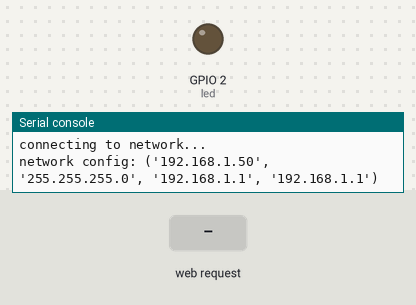
Simulated run of this program. Board: ESP32 board running MicroPython. On the bench: output pins drawn as LEDs (lit = HIGH), the last lines printed to the serial console. Inputs (shaded band) come from the test bench. WiFi joins after 1.5 s.

Above: at 2.7 s.
2.8 s: HTTP request GET /?led=on received
At 3.4 s:
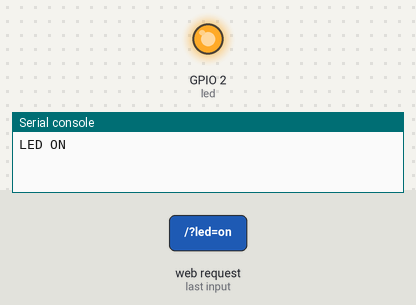
4.3 s: HTTP request GET /?led=off received
At 4.6 s:
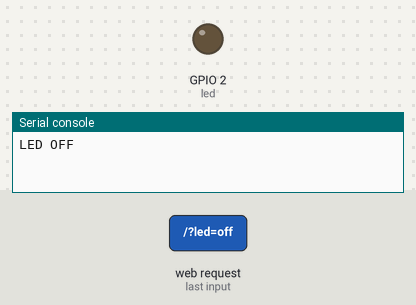
Timing chart, 0 to 7.3 s (numbered marks = the images above; inputs shaded):
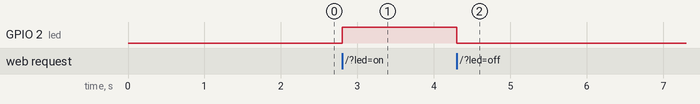

The program:

esp32-station-web-server.py
```python
from machine import Pin
import network
import socket
import gc
gc.collect()

ssid = 'TP-Link_375D'
password = '11862574'

sta = network.WLAN(network.STA_IF)
sta.active(False)
print("WIFI-Station Mode")
if not sta.isconnected():
    print('connecting to network...')
    sta.active(True)
    sta.connect(ssid, password)
    while not sta.isconnected():
        pass
print('network config:', sta.ifconfig())

led = Pin(2, Pin.OUT)

def web_page():
  if led.value() == 1:
    gpio_state="ON"
  else:
    gpio_state="OFF"

  html = """
        <html>
        <head>
          <title>ESP Web Server</title>
          <meta name="viewport" content="width=device-width, initial-scale=1">
          <link rel="icon" href="data:,">
          <style>
            html {
              font-family: Helvetica;
              display: inline-block;
              margin: 0px auto;
              text-align: center;
            }
            h1 {
              color: #0F3376;
              padding: 2vh;
            }
            p {
              font-size: 1.5rem;
            }
            .button {
              display: inline-block;
              background-color: #e7bd3b;
              border: none;
              border-radius: 4px;
              color: white;
              padding: 16px 40px;
              text-decoration: none;
              font-size: 30px;
              margin: 2px;
              cursor: pointer;
            }
            .button2 {
              background-color: #4286f4;
            }
          </style>
        </head>
        <body>
          <h1>ESP Web Server</h1>
          <p>GPIO state: <strong>""" + gpio_state + """</strong></p>
          <p><a href="/?led=on"><button class="button">ON</button></a></p>
          <p><a href="/?led=off"><button class="button button2">OFF</button></a></p>
        </body>
        </html>
        """
  return html


s = socket.socket(socket.AF_INET, socket.SOCK_STREAM)
s.setsockopt(socket.SOL_SOCKET, socket.SO_REUSEADDR, 1)

s.bind(('', 80))
s.listen(5)

while True:
  conn, addr = s.accept()
  print('Got a connection from %s' % str(addr))
  request = conn.recv(1024)
  request = str(request)
  print('Content = %s' % request)
  led_on = request.find('/?led=on')
  led_off = request.find('/?led=off')
  if led_on == 6:
    print('LED ON')
    led.value(1)
  if led_off == 6:
    print('LED OFF')
    led.value(0)
  response = web_page()
  conn.send('HTTP/1.1 200 OK\n')
  conn.send('Content-Type: text/html\n')
  conn.send('Connection: close\n\n')
  conn.sendall(response)
  conn.close()
```

Measured:
- after the input at 2.8 s, GPIO 2 (led): LOW → HIGH at once
- after the input at 4.3 s, GPIO 2 (led): HIGH → LOW at once
